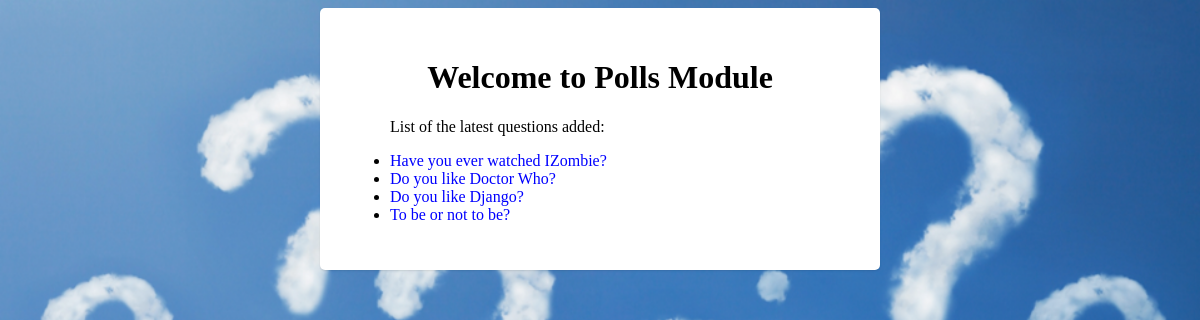
Screenshot of /polls/ with the database file from the repository.
### polls/models.py (models this page shows, shortened)
class Question(models.Model):
    question_text = models.CharField(max_length=200)
    pub_date = models.DateTimeField('date publiched')
    def was_published_recently(self):
        now = timezone.now()
        return now >= self.pub_date >= now - datetime.timedelta(days=1)
    was_published_recently.admin_order_field = 'pub_date'
    was_published_recently.boolean = True
    was_published_recently.short_description = 'Publiched recently?'

### polls/views.py (the view)
# urls.py: path('', views.IndexView.as_view(), name='index'),
class IndexView(generic.ListView):
    template_name = 'polls/index.html'
    context_object_name = 'latest_question_list'
    def get_queryset(self):
        all_non_future_questions = Question.objects.filter(pub_date__lte=timezone.now())
        return all_non_future_questions.order_by('-pub_date')[:5]

### polls/templates/polls/index.html (shortened to what this page needs)
<html>
  <head>
    {% load static %}
    <link rel="stylesheet" type="text/css" href="{% static 'polls/style.css' %}" />
  </head>
  <body>
      <div class="div1">
        <h1 class="page_title">Welcome to Polls Module</h1>
        {% if latest_question_list %}
        <ul>
          <p>List of the latest questions added:</p>
          {% for question in latest_question_list %}
          <li><a href="{% url 'polls:detail' question.id %}">{{question.question_text}}</a></li>
          {% endfor %}
        </ul>
        {% else %}
        <p>No polls are available.</p>
        {% endif %}
    </div>
  </body>
</html>

### polls/static/polls/style.css (style rules this page uses)
a { text-decoration: none; }
body { background: white url("images/background.png") no-repeat; background-size: 100% 100%; }
li a { color: blue; }
.div1 { border-radius: 5px; display: inline-block; vertical-align: top; background: white; text-align: left; box-shadow: 0 1px 2px rgba(0, 0, 0, 0.1); padding: 30px; width: 500px; height: auto; margin: auto; display: block; position: relative; }
.page_title { text-align: center; }

### rows the page displays
Question: question_text "Have you ever watched IZombie?"
Question: question_text "Do you like Doctor Who?"
Question: question_text "Do you like Django?"
Question: question_text "To be or not to be?"
